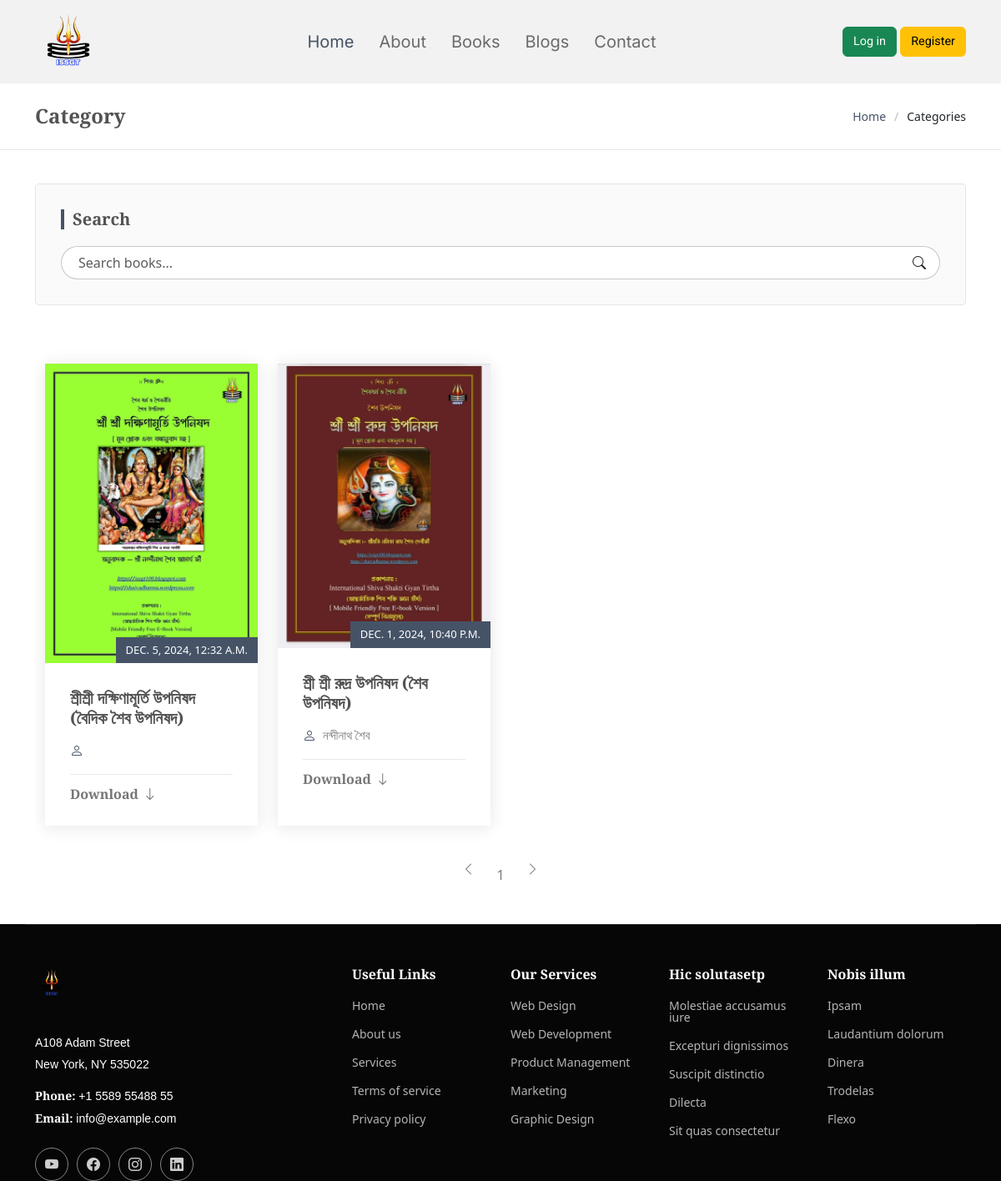
/books/books/, run on an earlier commit of the app's database.
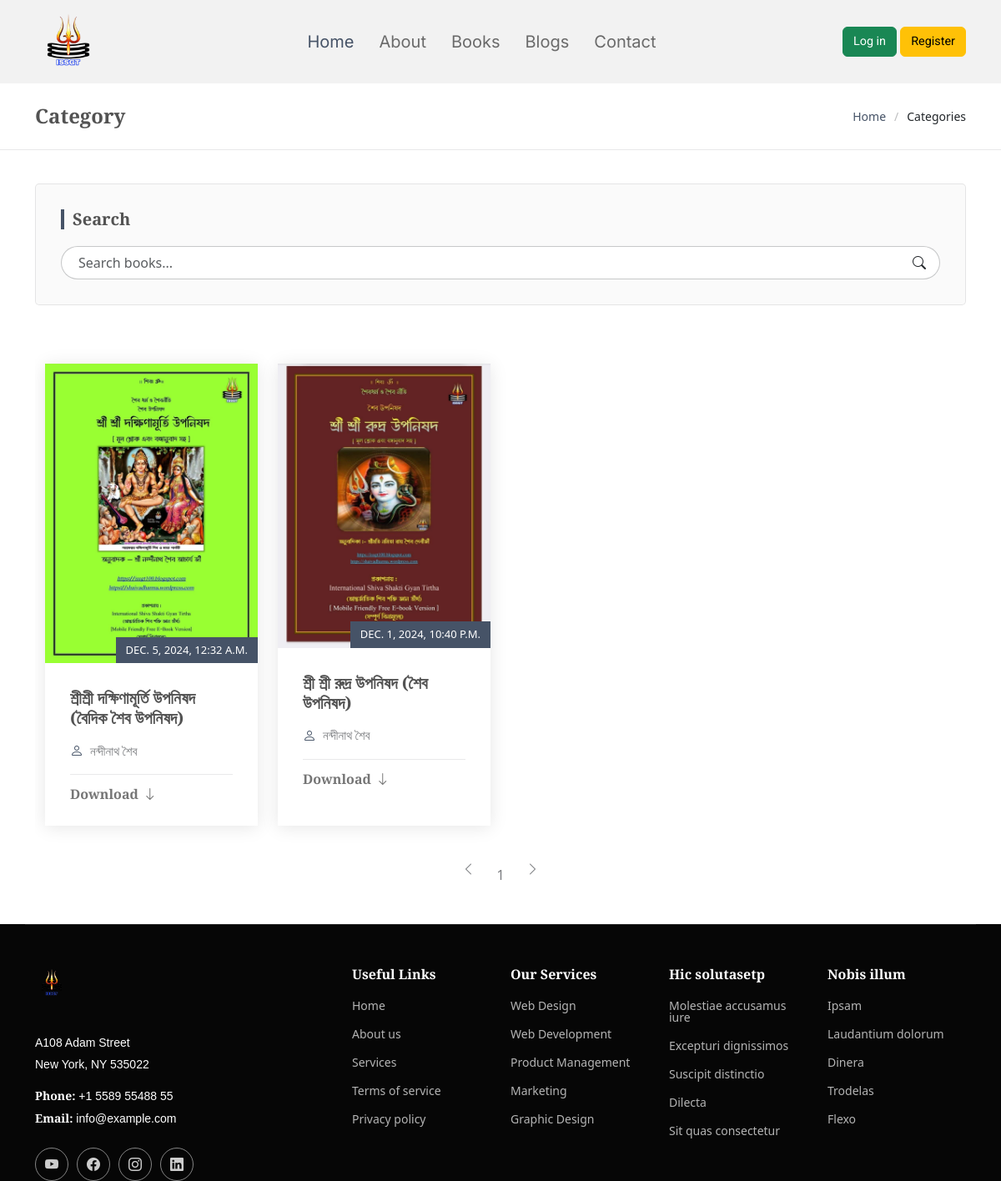
And on a later commit of the database.
### books/models.py (models this page shows, shortened)
class Books(models.Model):
    book_name = models.CharField(max_length=100)
    book_author = models.CharField(max_length=100)
    pdf = models.FileField(upload_to='pdf/books',blank=True, null=True)
    book_image = models.ImageField(upload_to='photos/books', blank=True, null=True)
    uploaded_at = models.DateTimeField(auto_now_add=True)
    class Meta:
        verbose_name = 'Books'
        verbose_name_plural = 'Books'

### books/views.py (the view)
# urls.py: path('books/', views.books, name='books'),
def books(request):
    keyword = request.GET.get('keyword', '').strip()
    if keyword:
        book_list = Books.objects.filter(
            Q(book_name__icontains=keyword) |
            Q(book_author__icontains=keyword)
        ).order_by('-uploaded_at')
    else:
        book_list = Books.objects.all().order_by('-uploaded_at')
    paginator = Paginator(book_list, 5)
    page_number = request.GET.get('page')
    book_page_obj = paginator.get_page(page_number)
    context = {
        'book_page_obj': book_page_obj,
        'keyword': keyword,
    }
    return render(request, 'books/books.html', context)

### templates/books/books.html
{% extends "base.html" %}
{% load static %}
{% block content %}
{% include "partials/_navbar.html" %}
<main class="main">
    <div class="page-title position-relative">
      <div class="container d-lg-flex justify-content-between align-items-center">
        <h1 class="mb-2 mb-lg-0">Category</h1>
        <nav class="breadcrumbs">
          <ol>
            <li><a href="index.html">Home</a></li>
            <li class="current">Categories</li>
          </ol>
        </nav>
      </div>
    </div>
    <div class="container">
      <div class="widgets-container">
            <div class="search-widget widget-item">
              <h3 class="widget-title">Search</h3>
              <form action="{% url 'books' %}" method="get">
                <input type="text" name="keyword" placeholder="Search books..." value="{{ keyword }}" class="form-control">
                <button type="submit" title="Search"><i class="bi bi-search"></i></button>
              </form>
            </div>
      </div>
      <div class="row">
        <div class="col-lg-12">
          <section id="blog-posts" class="blog-posts section">
            <div class="container">
              <div class="row gy-4">
                {% if book_page_obj%}
                {% for book in book_page_obj %}
                <div class="col-lg-3">
                    <article class="position-relative h-100">
                        <div class="post-img position-relative overflow-hidden">
                            <img src="{{ book.book_image.url }}" class="img-fluid" alt="">
                            <span class="post-date">{{ book.uploaded_at }}</span>
                        </div>
                        <div class="post-content d-flex flex-column">
                            <h3 class="post-title">{{ book.book_name }}</h3>
                            <div class="meta d-flex align-items-center">
                                <div class="d-flex align-items-center">
                                    <i class="bi bi-person"></i> <span class="ps-2">{{ book.book_author }}</span>
                                </div>
                            </div>
                            <hr>
                            <a href="{{ book.pdf.url }}" class="readmore stretched-link" Download>
                                <span>Download</span><i class="bi bi-arrow-down"></i>
                            </a>
                        </div>
                    </article>
                </div>
                {% endfor %}
                {% else %}
                <h4>There is no books in your search keyword. <a style="text-decoration: underline" href="{% url "books" %}">Go Back</a></h4>
                {% endif %}
              </div>
            </div>
          </section>
          <section id="blog-pagination" class="blog-pagination section">
            <div class="d-flex justify-content-center">
              <ul class="pagination">
                {% if book_page_obj.has_previous %}
                  <li><a href="?page={{ book_page_obj.previous_page_number }}"><i class="bi bi-chevron-left"></i></a></li>
                {% else %}
                  <li class="disabled"><i class="bi bi-chevron-left"></i></li>
                {% endif %}
                {% for page_num in book_page_obj.paginator.page_range %}
                  {% if book_page_obj.number == page_num %}
                    <li class="active"><a href="?page={{ page_num }}">{{ page_num }}</a></li>
                  {% else %}
                    <li><a href="?page={{ page_num }}">{{ page_num }}</a></li>
                  {% endif %}
                {% endfor %}
                {% if book_page_obj.has_next %}
                  <li><a href="?page={{ book_page_obj.next_page_number }}"><i class="bi bi-chevron-right"></i></a></li>
                {% else %}
                  <li class="disabled"><i class="bi bi-chevron-right"></i></li>
                {% endif %}
              </ul>
            </div>
          </section>
        </div>
      </div>
    </div>
  </main>
{% include "partials/_footer.html" %}
{% endblock content %}

What changed in the data, as far as the page shows it:
changed Books "শ্রীশ্রী দক্ষিণামূর্তি উপনিষদ (বৈদিক শৈব উপনিষদ)": book_author (not shown) → "নন্দীনাথ শৈব"
